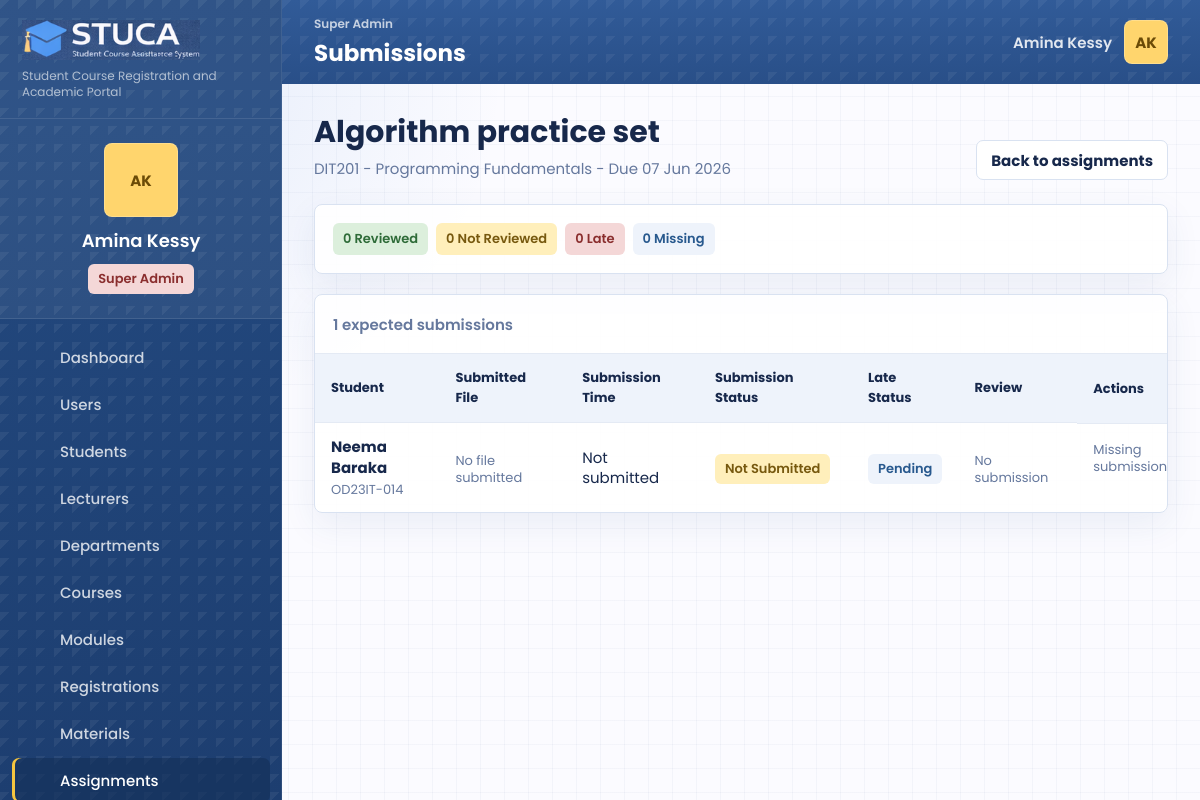
/submissions.php?assignment_id=3 (signed in), run on the app's committed database.
### tables this page shows
CREATE TABLE users (
    id INT UNSIGNED AUTO_INCREMENT PRIMARY KEY,
    role_id INT UNSIGNED NOT NULL,
    department_id INT UNSIGNED NULL,
    name VARCHAR(140) NOT NULL,
    email VARCHAR(190) NOT NULL UNIQUE,
    password_hash VARCHAR(255) NOT NULL,
    status ENUM('active', 'suspended') NOT NULL DEFAULT 'active',
    student_number VARCHAR(60) NULL UNIQUE,
    staff_number VARCHAR(60) NULL UNIQUE,
    phone VARCHAR(40) NULL,
    program VARCHAR(160) NULL,
    class_group VARCHAR(80) NULL,
    created_at TIMESTAMP DEFAULT CURRENT_TIMESTAMP,
    updated_at TIMESTAMP DEFAULT CURRENT_TIMESTAMP ON UPDATE CURRENT_TIMESTAMP,
    INDEX idx_users_role (role_id),
    INDEX idx_users_department (department_id),
    INDEX idx_users_status (status),
    CONSTRAINT fk_users_role FOREIGN KEY (role_id) REFERENCES roles(id),
    CONSTRAINT fk_users_department FOREIGN KEY (department_id) REFERENCES departments(id) ON DELETE SET NULL
);

CREATE TABLE assignments (
    id INT UNSIGNED AUTO_INCREMENT PRIMARY KEY,
    course_id INT UNSIGNED NOT NULL,
    module_id INT UNSIGNED NULL,
    lecturer_id INT UNSIGNED NULL,
    semester_id INT UNSIGNED NULL,
    title VARCHAR(190) NOT NULL,
    instructions TEXT NULL,
    date_given DATE NULL,
    deadline DATE NOT NULL,
    submission_type VARCHAR(80) NOT NULL DEFAULT 'Online upload',
    file_path VARCHAR(255) NULL,
    status ENUM('open', 'closed') NOT NULL DEFAULT 'open',
    created_at TIMESTAMP DEFAULT CURRENT_TIMESTAMP,
    updated_at TIMESTAMP DEFAULT CURRENT_TIMESTAMP ON UPDATE CURRENT_TIMESTAMP,
    INDEX idx_assignments_course (course_id),
    INDEX idx_assignments_module (module_id),
    INDEX idx_assignments_deadline (deadline),
    CONSTRAINT fk_assignments_course FOREIGN KEY (course_id) REFERENCES courses(id) ON DELETE CASCADE,
    CONSTRAINT fk_assignments_module FOREIGN KEY (module_id) REFERENCES modules(id) ON DELETE SET NULL,
    CONSTRAINT fk_assignments_lecturer FOREIGN KEY (lecturer_id) REFERENCES users(id) ON DELETE SET NULL,
    CONSTRAINT fk_assignments_semester FOREIGN KEY (semester_id) REFERENCES semesters(id) ON DELETE SET NULL
);

CREATE TABLE courses (
    id INT UNSIGNED AUTO_INCREMENT PRIMARY KEY,
    department_id INT UNSIGNED NULL,
    code VARCHAR(40) NOT NULL UNIQUE,
    title VARCHAR(190) NOT NULL,
    description TEXT NULL,
    level VARCHAR(80) NULL,
    credits SMALLINT UNSIGNED NOT NULL DEFAULT 3,
    status ENUM('active', 'archived') NOT NULL DEFAULT 'active',
    created_at TIMESTAMP DEFAULT CURRENT_TIMESTAMP,
    updated_at TIMESTAMP DEFAULT CURRENT_TIMESTAMP ON UPDATE CURRENT_TIMESTAMP,
    INDEX idx_courses_department (department_id),
    INDEX idx_courses_status (status),
    CONSTRAINT fk_courses_department FOREIGN KEY (department_id) REFERENCES departments(id) ON DELETE SET NULL
);

CREATE TABLE modules (
    id INT UNSIGNED AUTO_INCREMENT PRIMARY KEY,
    course_id INT UNSIGNED NOT NULL,
    semester_id INT UNSIGNED NULL,
    code VARCHAR(40) NOT NULL UNIQUE,
    title VARCHAR(190) NOT NULL,
    description TEXT NULL,
    credits TINYINT UNSIGNED NOT NULL DEFAULT 3,
    created_at TIMESTAMP DEFAULT CURRENT_TIMESTAMP,
    updated_at TIMESTAMP DEFAULT CURRENT_TIMESTAMP ON UPDATE CURRENT_TIMESTAMP,
    INDEX idx_modules_course (course_id),
    INDEX idx_modules_semester (semester_id),
    CONSTRAINT fk_modules_course FOREIGN KEY (course_id) REFERENCES courses(id) ON DELETE CASCADE,
    CONSTRAINT fk_modules_semester FOREIGN KEY (semester_id) REFERENCES semesters(id) ON DELETE SET NULL
);

### public/submissions.php (the view, shortened to what the rows shown need)
<?php
require dirname(__DIR__) . '/app/bootstrap.php';
$repo = repository();
$user = current_user();
$assignmentId = (int) request_value('assignment_id', '0');
$assignment = $assignmentId > 0 ? $repo->getAssignmentById($assignmentId, $user) : null;
$submissions = $repo->getAssignmentSubmissions($assignmentId);
page_start('Submissions', 'assignments');
?>
<section class="page-title-row">
    <div>
        <h2><?= e($assignment['title']) ?></h2>
        <p><?= e($assignment['course_code']) ?> - <?= e($assignment['module_name'] ?: $assignment['course_title']) ?> - Due <?= e(display_date($assignment['deadline'])) ?></p>
    </div>
</section>
<section class="panel table-panel">
    <div class="responsive-table">
        <table>
            <thead>
                <tr>
                    <th>Student</th>
                    <th>Submitted File</th>
                    <th>Submission Time</th>
                    <th>Submission Status</th>
                    <th>Late Status</th>
                    <th>Review</th>
                    <th>Actions</th>
                </tr>
            </thead>
            <tbody>
                <?php foreach ($submissions as $submission): ?>
                    <?php
                    $workflowStatus = $submission['workflow_status'] ?? 'Not Submitted';
                    $statusClass = match ($workflowStatus) {
                        'Reviewed' => 'success',
                        'Late Submission', 'Missing' => 'danger',
                        'Submitted' => 'soft',
                        default => 'warning',
                    };
                    ?>
                    <tr>
                        <td>
                            <strong><?= e($submission['student_name']) ?></strong>
                            <span><?= e($submission['student_number'] ?: $submission['student_email']) ?></span>
                        </td>
                        <td>
                            <?php if (!empty($submission['submission_id'])): ?>
                                <strong><?= e($submission['original_name']) ?></strong>
                                <span><?= e($submission['student_comment'] ?: 'No comment') ?></span>
                            <?php else: ?>
                                <span class="muted-text">No file submitted</span>
                            <?php endif; ?>
                        </td>
                        <td><?= e(!empty($submission['submitted_at']) ? display_datetime($submission['submitted_at']) : 'Not submitted') ?></td>
                        <td><span class="pill <?= e($statusClass) ?>"><?= e($workflowStatus) ?></span></td>
                        <td>
                            <?php if ((int) ($submission['is_late'] ?? 0) === 1): ?>
                                <span class="pill danger"><?= e(late_duration_label((int) $submission['late_duration_minutes'])) ?></span>
                            <?php else: ?>
                                <span class="pill soft"><?= !empty($submission['submission_id']) ? 'On time' : 'Pending' ?></span>
                            <?php endif; ?>
                        </td>
                        <td>
                            <?php if (!empty($submission['reviewed_at'])): ?>
                                <strong>&#10003; Reviewed</strong>
                                <span><?= e(display_datetime($submission['reviewed_at'])) ?></span>
                                <small><?= e($submission['review_remarks'] ?: 'No remarks') ?></small>
                            <?php else: ?>
                                <span class="muted-text"><?= !empty($submission['submission_id']) ? 'Not reviewed' : 'No submission' ?></span>
                            <?php endif; ?>
                        </td>
                        <td class="action-cell">
                            <?php if (!empty($submission['submission_id'])): ?>
                                <a class="button quiet" href="download-submission.php?id=<?= e($submission['submission_id']) ?>">Open file</a>
                                <form method="post" class="inline-upload">
                                    <input type="hidden" name="csrf_token" value="<?= e(csrf_token()) ?>">
                                    <input type="hidden" name="submission_id" value="<?= e($submission['submission_id']) ?>">
                                    <input name="review_remarks" value="<?= e($submission['review_remarks'] ?? '') ?>" placeholder="Remarks">
                                    <button class="button primary" type="submit">Save review</button>
                                </form>
                            <?php else: ?>
                                <span class="muted-text">Missing submission</span>
                            <?php endif; ?>
                        </td>
                    </tr>
                <?php endforeach; ?>
            </tbody>
        </table>
    </div>
</section>
<?php
page_end();

### app/includes/layout.php (shortened to what the rows shown need)
<?php
function page_start(string $title, string $active): void
{
    $user = current_user();
    if ($user && !empty($user['email'])) {
        $freshUser = repository()->findUserByEmail($user['email']);
        if ($freshUser) {
            unset($freshUser['password_hash']);
            $user = $freshUser;
        }
    }
    $displayName = $user['name'] ?? 'Guest';
    $role = role_label($user['role'] ?? null);
    ?>
    <!doctype html>
    <html lang="en">
    <head>
        <link rel="stylesheet" href="assets/css/styles.css?v=20260601-workflow">
    </head>
    <body class="page-<?= e($active) ?>">
        <aside class="sidebar" id="sidebar">
            <div class="profile-card">
                <div class="avatar-initials"><?= e(initials($displayName)) ?></div>
                <strong><?= e($displayName) ?></strong>
                <span class="role-pill <?= e(role_badge_class($user['role'] ?? null)) ?>"><?= e($role) ?></span>
            </div>
        </aside>
        <div class="app-shell">
            <header class="topbar">
                <div>
                    <h1><?= e($title) ?></h1>
                </div>
                <div class="topbar-user">
                    <span class="topbar-name"><?= e($displayName) ?></span>
                    <a class="avatar-initials tiny" href="profile.php" aria-label="Open profile"><?= e(initials($displayName)) ?></a>
                </div>
            </header>
            <main class="content" id="content">
    <?php
}
function page_end(): void
{
    ?>
            </main>
        </div>
    </body>
    </html>
    <?php
}
    ?>

### data on the page
users: name "AK", name "Amina Kessy"
assignments: title "Algorithm practice set", course.code "DIT201", module.title "Programming Fundamentals", deadline "07 Jun 2026"
users: name "Neema Baraka", student_number "OD23IT-014", submitted_at "Not submitted", workflowStatus "Not Submitted"

### other printed values
$config['app_subtitle'] "Student Course Registration and Academic Portal"
$role "Super Admin"
$item['label'] "Dashboard"
$item['label'] "Users"
$item['label'] "Students"
$item['label'] "Lecturers"
$item['label'] "Departments"
$item['label'] "Courses"
$item['label'] "Modules"
$item['label'] "Registrations"
$item['label'] "Materials"
$item['label'] "Assignments"
$title "Submissions"
$reviewedCount "0"
$notReviewedCount "0"
